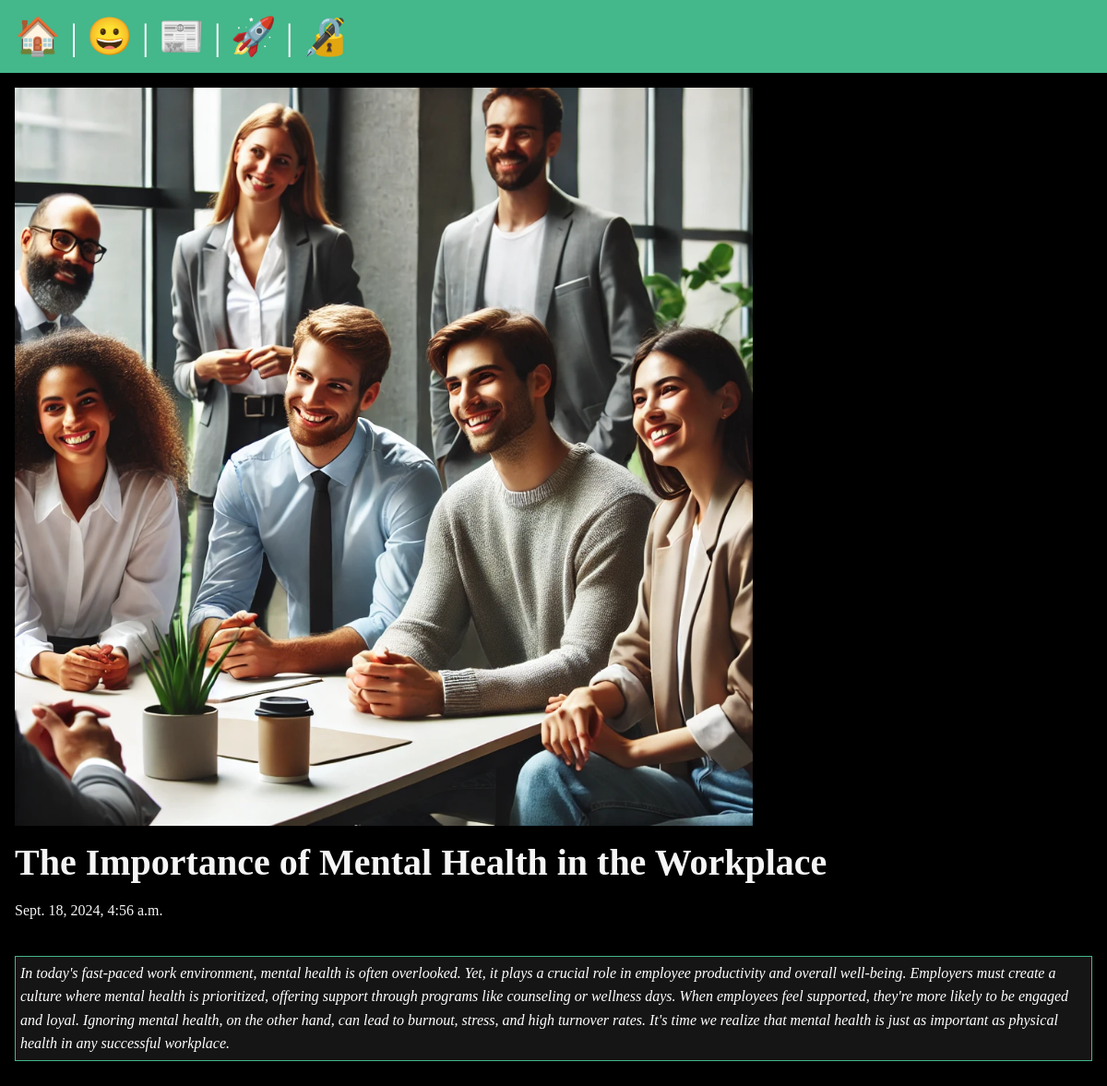
Page /posts/mental-health-at-work on the committed database.
### posts/models.py (models this page shows, shortened)
class Post(models.Model):
    title=models.CharField(max_length=75)
    body=models.TextField()
    slug=models.SlugField()
    date=models.DateTimeField(default=timezone.now)
    banner=models.ImageField(default='fallback.png', blank=True)
    auther=models.ForeignKey(User, on_delete=models.CASCADE, default=None)

### posts/views.py (the view)
# urls.py: path('<slug:slug>', views.post_page, name='page'), #this name will use in html file
def post_page(request,slug):
    post=Post.objects.get(slug=slug)   #this will give matching slug
    return render(request,"posts/post_page.html",{'post':post} )  #this posts will used for loop in views allobjects

### posts/templates/posts/post_page.html (shortened to what this page needs)
{% extends "layout.html" %}
{% block content %}
<section>
    <img class="banner" src=" {{post.banner.url}} " alt="{{post.title}}">
    <h1>{{post.title}}</h1>
    <p>{{post.date}}</p>
    <div class="parent">
        <p class="box"> {{post.body}} </p>
    </div>
</section>
{% endblock %}

### static/style.css (style rules this page uses)
* { margin: 0; padding: 0; box-sizing: border-box; }
body { min-height: 100vh; background-color: black; color: whitesmoke; font-size: 3rem; }
section { display: flex; flex-flow: column; gap: 1rem; }
h1, h2 { font-size: 2.5rem; }
p { font-size: 1rem; }
.banner { display: block; width: 100%; max-width: 800px; }
.parent { font-size: 0; }
.box { color: white; border: 1px solid #44B78B; font-style: italic; padding: 5px; background: #151515; display: inline-block; margin-bottom: 500px; }
p { line-height: 1.6; margin-bottom: 20px; }

### rows in the picture
Post: banner (picture), title "The Importance of Mental Health in the Workplace", date "Sept. 18, 2024, 4:56 a.m.", body "In today's fast-paced work environment, mental health is often overlooked. Yet, it plays a crucial role in employee productivity and overall well-being. Employers must create a culture where mental health is prioritized, offering support through programs like counseling or wellness days. When employees feel supported, they're more likely to be engaged and loyal. Ignoring mental health, on the other hand, can lead to burnout, stress, and high turnover rates. It's time we realize that mental health is just as important as physical health in any successful workplace."
